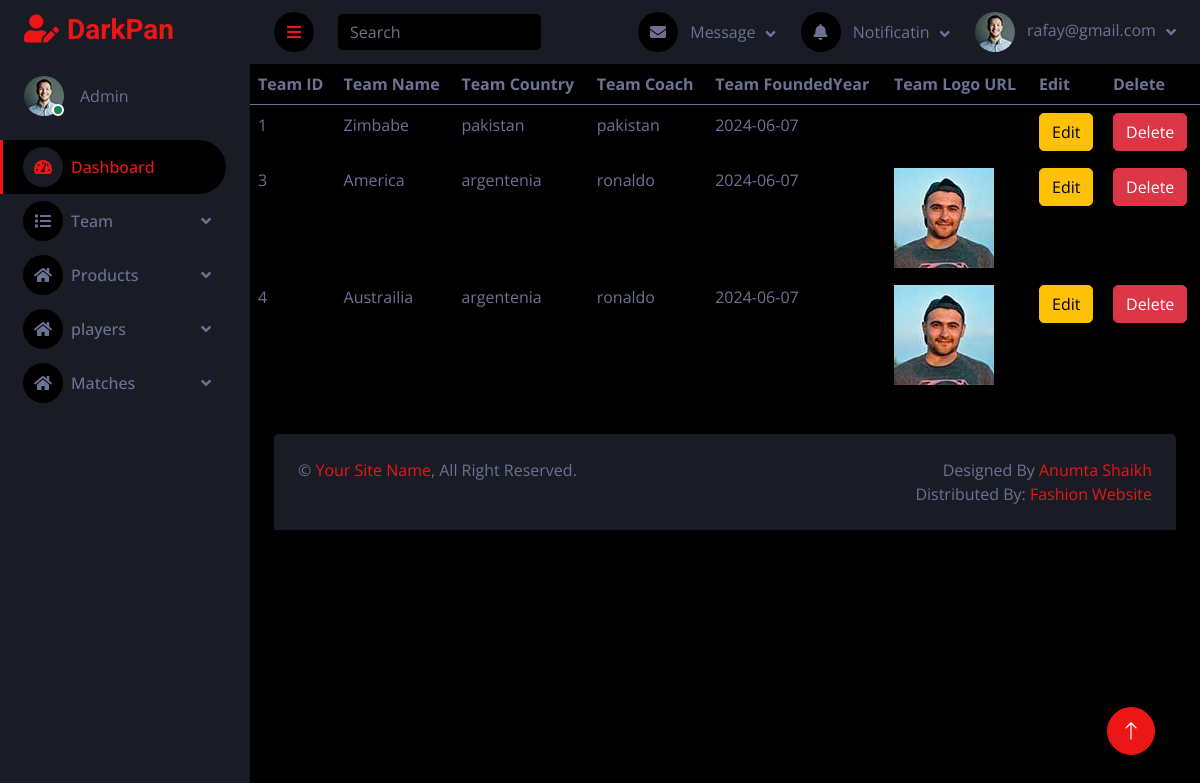
Page /admin/showteam.php (signed in) on the committed database.
### tables this page shows
CREATE TABLE `teams` (
  `teamID` int(11) NOT NULL,
  `teamName` varchar(100) NOT NULL,
  `country` varchar(100) NOT NULL,
  `coach` varchar(100) DEFAULT NULL,
  `foundedYear` date DEFAULT NULL,
  `logoURL` varchar(255) DEFAULT NULL
);

### admin/showteam.php (the view, shortened to what this page needs)
<?php
include "header.php";
include "../config.php";
?>
<table class="table">
    <thead>
        <tr>
            <th>Team ID</th>
            <th>Team Name</th>
            <th>Team Country</th>
            <th>Team Coach</th>
            <th>Team FoundedYear</th>
            <th>Team Logo URL</th>
            <th>Edit</th>
            <th>Delete</th>
        </tr>
    </thead>
    <tbody>
        <?php
        $select = "select * from teams";
        $result = mysqli_query($conn, $select);
        while ($row = mysqli_fetch_array($result)) {
         ?>
            <tr>
                <td><?php echo $row['teamID'] ?></td>
                <td><?php echo $row['teamName'] ?></td>
                <td><?php echo $row['country'] ?></td>
                <td><?php echo $row['coach'] ?></td>
                <td><?php echo $row['foundedYear'] ?></td>
                <td><img src="team/<?php echo $row['logoURL'] ?>" alt=""></td>
                <td><a href="editteam.php?Id=<?php echo $row['teamID']?>"  class="btn btn-warning">Edit</a></td>
                <td><a href="deleteteam.php?Id=<?php echo $row['teamID']?>" class="btn btn-danger">Delete</a></td>
            </tr>
            <?php
        }
        ?>
    </tbody>
</table>
<?php
include "footer.php";
?>

### admin/header.php (shortened to what this page needs)
<!DOCTYPE html>
<html lang="en">
<head>
    <link href="https://cdn.jsdelivr.net/npm/bootstrap@5.0.2/dist/css/bootstrap.min.css" rel="stylesheet">
    <link href="https://cdnjs.cloudflare.com/ajax/libs/font-awesome/5.10.0/css/all.min.css" rel="stylesheet">
    <link href="https://cdn.jsdelivr.net/npm/bootstrap-icons@1.4.1/font/bootstrap-icons.css" rel="stylesheet">
    <link href="lib/owlcarousel/assets/owl.carousel.min.css" rel="stylesheet">
    <link href="lib/tempusdominus/css/tempusdominus-bootstrap-4.min.css" rel="stylesheet" />
    <link href="css/bootstrap.min.css" rel="stylesheet">
    <link href="css/style.css" rel="stylesheet">
</head>
<body>
    <div class="container-fluid position-relative d-flex p-0">
        <div class="sidebar pe-4 pb-3">
            <nav class="navbar bg-secondary navbar-dark">
                <a href="index.html" class="navbar-brand mx-4 mb-3">
                    <h3 class="text-primary"><i class="fa fa-user-edit me-2"></i>DarkPan</h3>
                </a>
                <div class="d-flex align-items-center ms-4 mb-4">
                    <div class="position-relative">
                        <img class="rounded-circle" src="img/user.jpg" alt="" style="width: 40px; height: 40px;">
                        <div class="bg-success rounded-circle border border-2 border-white position-absolute end-0 bottom-0 p-1"></div>
                    </div>
                    <div class="ms-3">
                        <span>Admin</span>
                    </div>
                </div>
                <div class="navbar-nav w-100">
                    <a href="index.html" class="nav-item nav-link active"><i class="fa fa-tachometer-alt me-2"></i>Dashboard</a>
                    <div class="nav-item dropdown">
                        <a href="#" class="nav-link dropdown-toggle" data-bs-toggle="dropdown"><i class="fa fa-list me-2"></i>Team</a>
                    </div>
                    <div class="nav-item dropdown">
                        <a href="#" class="nav-link dropdown-toggle" data-bs-toggle="dropdown"><i class="fa fa-home me-2"></i>Products</a>
                    </div>
                    <div class="nav-item dropdown">
                        <a href="#" class="nav-link dropdown-toggle" data-bs-toggle="dropdown"><i class="fa fa-home me-2"></i>players</a>
                    </div>
                    <div class="nav-item dropdown">
                        <a href="#" class="nav-link dropdown-toggle" data-bs-toggle="dropdown"><i class="fa fa-home me-2"></i>Matches</a>
                    </div>
                </div>
            </nav>
        </div>
        <div class="content">
            <nav class="navbar navbar-expand bg-secondary navbar-dark sticky-top px-4 py-0">
                <a href="#" class="sidebar-toggler flex-shrink-0">
                    <i class="fa fa-bars"></i>
                </a>
                <form class="d-none d-md-flex ms-4">
                    <input class="form-control bg-dark border-0" type="search" placeholder="Search">
                </form>
                <div class="navbar-nav align-items-center ms-auto">
                    <div class="nav-item dropdown">
                        <a href="#" class="nav-link dropdown-toggle" data-bs-toggle="dropdown">
                            <i class="fa fa-envelope me-lg-2"></i>
                            <span class="d-none d-lg-inline-flex">Message</span>
                        </a>
                    </div>
                    <div class="nav-item dropdown">
                        <a href="#" class="nav-link dropdown-toggle" data-bs-toggle="dropdown">
                            <i class="fa fa-bell me-lg-2"></i>
                            <span class="d-none d-lg-inline-flex">Notificatin</span>
                        </a>
                    </div>
                    <div class="nav-item dropdown">
                        <a href="#" class="nav-link dropdown-toggle" data-bs-toggle="dropdown">
                            <img class="rounded-circle me-lg-2" src="img/user.jpg" alt="" style="width: 40px; height: 40px;">
                            <span class="d-none d-lg-inline-flex"><?php echo  $_SESSION['email']?></span>
                        </a>
                    </div>
                </div>
            </nav>

### admin/footer.php (shortened to what this page needs)
            <div class="container-fluid pt-4 px-4">
                <div class="bg-secondary rounded-top p-4">
                    <div class="row">
                        <div class="col-12 col-sm-6 text-center text-sm-start">
                            &copy; <a href="#">Your Site Name</a>, All Right Reserved.
                        </div>
                        <div class="col-12 col-sm-6 text-center text-sm-end">
                            Designed By <a href="index.php">Anumta Shaikh</a>
                            <br>Distributed By: <a href="index.php" target="_blank">Fashion Website</a>
                        </div>
                    </div>
                </div>
            </div>
        </div>
        <a href="#" class="btn btn-lg btn-primary btn-lg-square back-to-top"><i class="bi bi-arrow-up"></i></a>
    </div>
</body>
</html>

### admin/css/style.css (style rules this page uses)
:root { --primary: #EB1616; --secondary: #191C24; --light: #6C7293; --dark: #000000; }
.back-to-top { position: fixed; display: none; right: 45px; bottom: 45px; z-index: 99; }
.btn { transition: .5s; }
.btn-lg-square { width: 48px; height: 48px; }
.btn-square, .btn-sm-square, .btn-lg-square { padding: 0; display: inline-flex; align-items: center; justify-content: center; font-weight: normal; border-radius: 50px; }
.sidebar { position: fixed; top: 0; left: 0; bottom: 0; width: 250px; height: 100vh; overflow-y: auto; background: var(--secondary); transition: 0.5s; z-index: 999; }
.content { margin-left: 250px; min-height: 100vh; background: var(--dark); transition: 0.5s; }
@media (min-width: 992px) { .sidebar { margin-left: 0; } }
@media (min-width: 992px) { .content { width: calc(100% - 250px); } }
.sidebar .navbar .navbar-nav .nav-link { padding: 7px 20px; color: var(--light); font-weight: 500; border-left: 3px solid var(--secondary); border-radius: 0 30px 30px 0; outline: none; }
.sidebar .navbar .navbar-nav .nav-link:hover, .sidebar .navbar .navbar-nav .nav-link.active { color: var(--primary); background: var(--dark); border-color: var(--primary); }
.sidebar .navbar .navbar-nav .nav-link i { width: 40px; height: 40px; display: inline-flex; align-items: center; justify-content: center; background: var(--dark); border-radius: 40px; }
.sidebar .navbar .navbar-nav .nav-link:hover i, .sidebar .navbar .navbar-nav .nav-link.active i { background: var(--secondary); }
.sidebar .navbar .dropdown-toggle::after { position: absolute; top: 15px; right: 15px; border: none; content: "\f107"; font-family: "Font Awesome 5 Free"; font-weight: 900; transition: .5s; }
.content .navbar .navbar-nav .nav-link { margin-left: 25px; padding: 12px 0; color: var(--light); outline: none; }
.content .navbar .sidebar-toggler, .content .navbar .navbar-nav .nav-link i { width: 40px; height: 40px; display: inline-flex; align-items: center; justify-content: center; background: var(--dark); border-radius: 40px; }
.content .navbar .dropdown-toggle::after { margin-left: 6px; vertical-align: middle; border: none; content: "\f107"; font-family: "Font Awesome 5 Free"; font-weight: 900; transition: .5s; }

### admin/showteam.php (style rules this page uses)
img { height: 100px; }

### rows in the picture
teams: teamID "1", teamName "Zimbabe", country "pakistan", coach "pakistan", foundedYear "2024-06-07"
teams: teamID "3", teamName "America", country "argentenia", coach "ronaldo", foundedYear "2024-06-07", logoURL (picture)
teams: teamID "4", teamName "Austrailia", country "argentenia", coach "ronaldo", foundedYear "2024-06-07", logoURL (picture)

### other values in the picture
$_SESSION['email'] "rafay@gmail.com"
